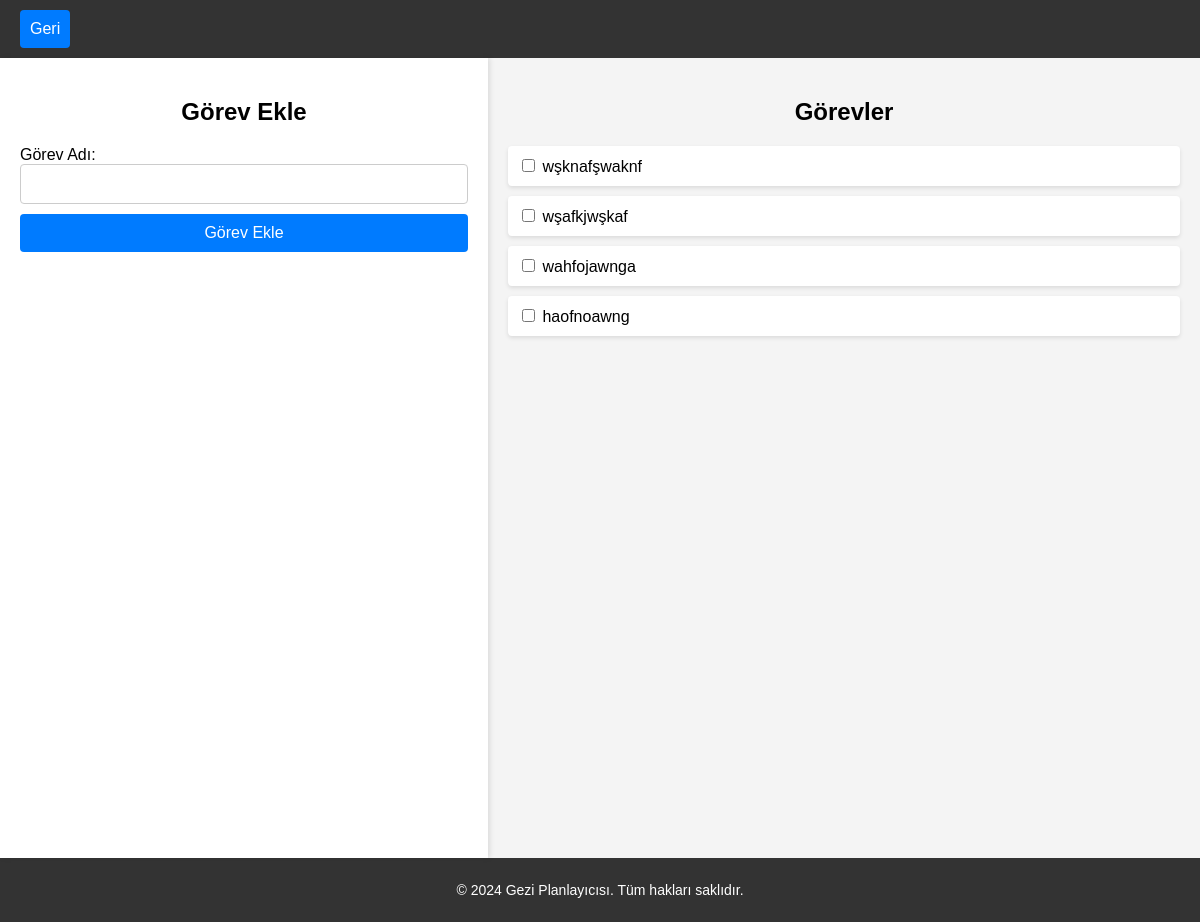
Page /get_hedef on the earlier database version.
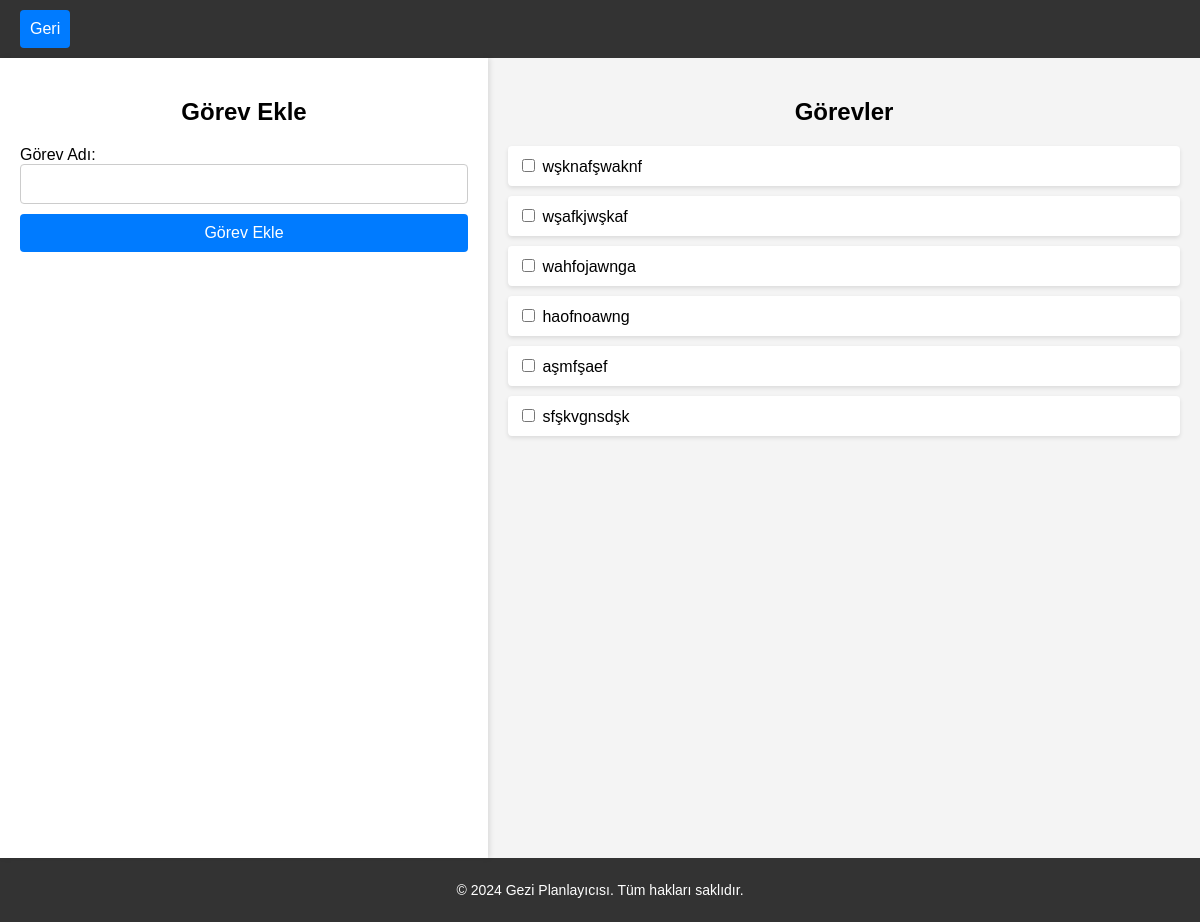
Same page on the later database version.
### tables this page shows
CREATE TABLE "hedefler" (
	"hedef_ID"	INTEGER NOT NULL,
	"hedef"	TEXT,
	PRIMARY KEY("hedef_ID" AUTOINCREMENT)
);

### app.py (the view)
@app.route('/get_hedef')
def get_hedef():
    conn = get_db_connection()
    tasks = conn.execute('SELECT * FROM hedefler').fetchall()  # Tüm görevleri al
    conn.close()
    return render_template("gezilecekyerler.html", tasks=tasks)

### app.py (called while the page is built)
def get_db_connection():
    conn = sqlite3.connect('file:users.db?mode=rw', uri=True)
    conn.row_factory = sqlite3.Row     # Veritabanı dosyasının adı
    return conn

### templates/gezilecekyerler.html (shortened to what this page needs)
<!DOCTYPE html>
<html lang="tr">
<head>
    <link rel="stylesheet" href="static/gorev.css">
</head>
<body>
    <header>
        <div class="navbar">
            <button id="gezecek-geribtn" class="login-btn" onclick="window.location.href='/profile';">Geri</button>
        </div>
    </header>
    <div class="container">
        <div class="left-panel">
            <h2>Görev Ekle</h2>
            <form action="/add_task" method="POST">
                <label for="task">Görev Adı:</label>
                <input type="text" id="task" name="task" required>
                <button id="hedefekle-btn" type="submit">Görev Ekle</button>
            </form>
        </div>
        <div class="right-panel">
            <h2>Görevler</h2>
            <ul>
                {% for task in tasks %}
                <li>
                    <input name="chechbox" type="checkbox" id="task-{{ task['hedef_ID'] }}" onclick="saveCheckedTasks({{ task['hedef_ID'] }})">
                    <label name="hedef" for="task-{{ task['hedef_ID'] }}">{{ task['hedef'] }}</label>
                </li>
                {% endfor %}
            </ul>
        </div>
    </div>
    <footer>
        <p>&copy; 2024 Gezi Planlayıcısı. Tüm hakları saklıdır.</p>
    </footer>
</body>
</html>

### static/gorev.css (style rules this page uses)
body { margin: 0; font-family: Arial, sans-serif; background-color: #f4f4f4; }
.container { display: flex; height: 100vh; }
.left-panel { width: 40%; padding: 20px; background-color: #fff; box-shadow: 2px 0 5px rgba(0, 0, 0, 0.1); }
h2 { text-align: center; margin-bottom: 20px; }
form { display: flex; flex-direction: column; }
input[type="text"] { padding: 10px; margin-bottom: 10px; font-size: 16px; border: 1px solid #ccc; border-radius: 4px; }
button { padding: 10px; background-color: #007bff; color: white; border: none; border-radius: 4px; font-size: 16px; cursor: pointer; }
.right-panel { width: 60%; padding: 20px; }
ul { list-style-type: none; padding: 0; }
li { background-color: #fff; padding: 10px; margin-bottom: 10px; border-radius: 4px; box-shadow: 0 2px 4px rgba(0, 0, 0, 0.1); }
header { background-color: #333; padding: 10px 20px; color: white; }
footer { background-color: #333; color: white; text-align: center; padding: 10px 0; font-size: 14px; }

Differences in the rows shown:
added hedefler: hedef "aşmfşaef"
added hedefler: hedef "sfşkvgnsdşk"
